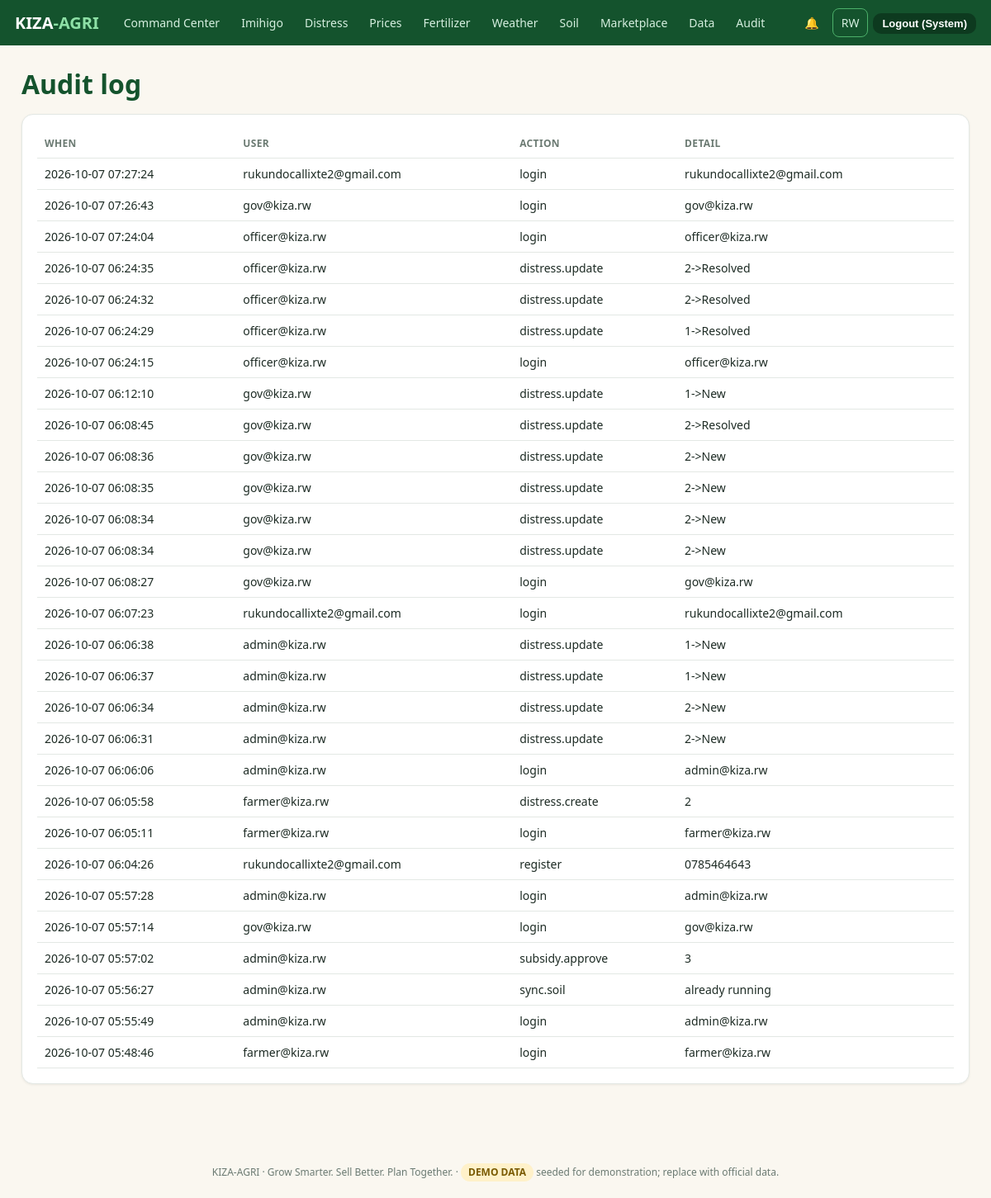
/admin/audit (signed in), run on the app's committed database.
### tables this page shows
CREATE TABLE users(id INTEGER PRIMARY KEY, name TEXT NOT NULL, email TEXT UNIQUE NOT NULL, phone TEXT, pw_hash TEXT NOT NULL,
  role TEXT NOT NULL CHECK(role IN ('farmer','buyer','extension','government','admin')), district TEXT, sector TEXT, lang TEXT DEFAULT 'en',
  status TEXT DEFAULT 'active', created_at TEXT DEFAULT CURRENT_TIMESTAMP);

CREATE TABLE audit_logs(id INTEGER PRIMARY KEY, user_id INTEGER, action TEXT, detail TEXT, ip TEXT, created_at TEXT DEFAULT CURRENT_TIMESTAMP);

### app.py (the view)
@app.get("/admin/audit")
@need("admin")
def admin_audit():
    logs = Q("SELECT a.*, u.name, u.email, u.role FROM audit_logs a LEFT JOIN users u ON u.id=a.user_id ORDER BY a.id DESC LIMIT 100")
    return render_template("audit.html", logs=logs)

### app.py (called while the page is built)
def _c():
    if "db" not in g: g.db = db.conn()
    return g.db

def Q(sql, a=()): return [dict(r) for r in _c().execute(sql, a).fetchall()]

def Q1(sql, a=()): r = _c().execute(sql, a).fetchone(); return dict(r) if r else None

@app.teardown_appcontext
def _close(e):
    if "db" in g: g.db.close()

def me(): return Q1("SELECT * FROM users WHERE id=?", (session["uid"],)) if session.get("uid") else None

def need(*roles):
    def deco(f):
        @wraps(f)
        def w(*a, **k):
            u = me()
            if not u or u["status"] != "active": session.clear(); return redirect("/login")
            if roles and u["role"] not in roles: abort(403)
            g.user = u; return f(*a, **k)
        return w
    return deco

@app.before_request
def csrf():
    if "csrf" not in session: session["csrf"] = secrets.token_hex(16)
    if request.method == "POST" and request.form.get("_csrf") != session["csrf"]:
        flash("Your page expired. Please try again.", "err")
        return redirect(request.path if request.path in ("/login", "/register") else (request.referrer or "/login"))

def tr(k): return RW.get(k, k) if session.get("lang") == "rw" else k

@app.context_processor
def ctx():
    u = me()
    n = Q1("SELECT COUNT(*) c FROM notifications WHERE user_id=? AND is_read=0", (u["id"],))["c"] if u else 0
    demo = bool(Q1("SELECT 1 x FROM market_prices WHERE source LIKE '%DEMO%' LIMIT 1") or
                Q1("SELECT 1 x FROM weather WHERE is_demo=1 LIMIT 1") or
                Q1("SELECT 1 x FROM soil_profiles WHERE is_demo=1 LIMIT 1"))
    return {"is_demo": demo, "user": u, "unread": n, "today": TODAY(), "t": tr, "lang": session.get("lang", "en"), "homes": HOME}

### db.py (called while the page is built)
def conn():
    c = sqlite3.connect(DB)
    c.row_factory = sqlite3.Row
    c.execute("PRAGMA foreign_keys=ON")
    return c

### templates/audit.html
{% extends 'base.html' %}{% block body %}<h1>Audit log</h1><div class="card tw"><table><tr><th>When</th><th>User</th><th>Action</th><th>Detail</th></tr>{% for l in logs %}<tr><td>{{l.created_at}}</td><td>{{l.email}}</td><td>{{l.action}}</td><td>{{l.detail}}</td></tr>{% endfor %}</table></div>{% endblock %}

### templates/base.html (shortened to what this page needs)
<!doctype html><html lang="en"><head><link rel="stylesheet" href="/static/style.css"></head><body>
<nav><a class="brand" href="/">KIZA<b>-AGRI</b></a>
{% if user %}{% set r = user.role %}
{% if r in ('extension','government','admin') %}<a class="l" href="/gov">{{ t('Command Center') }}</a><a class="l" href="/imihigo">Imihigo</a><a class="l" href="/distress/inbox">Distress</a><a class="l" href="/prices">{{ t('Prices') }}</a><a class="l" href="/rules">{{ t('Fertilizer') }}</a><a class="l" href="/weather">{{ t('Weather') }}</a><a class="l" href="/soil">{{ t('Soil') }}</a><a class="l" href="/market">{{ t('Marketplace') }}</a>{% endif %}
{% if r in ('government','admin') %}<a class="l" href="/admin/data">{{ t('Data') }}</a>{% endif %}{% if r=='admin' %}<a class="l" href="/audit">Audit</a>{% endif %}
<a class="l" href="/notifications">🔔{% if unread %} <span class="badge">{{unread}}</span>{% endif %}</a>
<a class="l" href="/lang/{{ 'en' if lang=='rw' else 'rw' }}" style="border:1px solid #4cb06a">{{ 'EN' if lang=='rw' else 'RW' }}</a>
<form method="post" action="/logout">{{ csrf_input() }}<button class="sm" style="background:#0d3a1f">{{ t('Logout') }} ({{ user.name.split()[0] }})</button></form>
{% else %}<span class="sp"></span><a class="l" href="/lang/{{ 'en' if lang=='rw' else 'rw' }}">{{ 'EN' if lang=='rw' else 'RW' }}</a><a class="l" href="/login">{{ t('Login') }}</a><a class="btn sm" href="/register">{{ t('Register') }}</a>{% endif %}</nav>
<main>{% for c,m in get_flashed_messages(with_categories=true) %}<div class="flash {{c}}">{{m}}</div>{% endfor %}{% block body %}{% endblock %}</main>
<footer>KIZA-AGRI · Grow Smarter. Sell Better. Plan Together. · {% if is_demo %}<span class="tag demo">DEMO DATA</span> seeded for demonstration; replace with official data.{% else %}Data loaded by administrators from official sources.{% endif %}</footer></body></html>

### static/style.css (style rules this page uses)
:root { --g1:#14532d;--g2:#1f7a43;--g3:#4cb06a;--g4:#e8f5ec;--earth:#8a5a2b;--sand:#faf7f0;--ink:#1d2b24;--mut:#6b7a72;--warn:#e6a118;--bad:#d64545;--ok:#2e9e5b;--line:#e3e8e4 }
* { box-sizing:border-box }
body { margin:0;font:16px/1.5 system-ui,Segoe UI,Roboto,sans-serif;color:var(--ink);background:var(--sand) }
a { color:var(--g2) }
h1,h2,h3 { line-height:1.2;margin:.2em 0 .5em;color:var(--g1) }
nav { background:var(--g1);color:#fff;display:flex;align-items:center;gap:6px;padding:10px 18px;flex-wrap:wrap;position:sticky;top:0;z-index:5 }
nav .brand { font-weight:800;font-size:20px;color:#fff;text-decoration:none;margin-right:14px }
nav .brand b { color:#8ee0a6 }
nav a.l { color:#d6efe0;text-decoration:none;padding:6px 10px;border-radius:8px;font-size:14px }
nav form { display:inline }
main { max-width:1180px;margin:0 auto;padding:22px 16px 60px }
.card { background:#fff;border:1px solid var(--line);border-radius:14px;padding:18px;margin-bottom:16px;box-shadow:0 1px 3px #0001 }
.btn,button { background:var(--g2);color:#fff;border:0;border-radius:10px;padding:9px 16px;font-size:15px;cursor:pointer;text-decoration:none;display:inline-block;font-weight:600 }
.btn.sm,button.sm { padding:5px 11px;font-size:13px }
table { width:100%;border-collapse:collapse;font-size:14px }
th,td { padding:8px 9px;border-bottom:1px solid var(--line);text-align:left;vertical-align:top }
th { color:var(--mut);font-size:12px;text-transform:uppercase;letter-spacing:.03em }
.tw { overflow-x:auto }
.tag { display:inline-block;padding:2px 9px;border-radius:99px;font-size:12px;font-weight:700;background:var(--g4);color:var(--g1) }
.tag.demo { background:#fff1c9;color:#7a5a00 }
footer { text-align:center;color:var(--mut);font-size:12px;padding:20px }

### data on the page
users: name "System"
audit_logs: created_at "2026-10-07 07:27:24", email "rukundocallixte2@gmail.com", action "login", detail "rukundocallixte2@gmail.com"
audit_logs: created_at "2026-10-07 07:26:43", email "gov@kiza.rw", action "login", detail "gov@kiza.rw"
audit_logs: created_at "2026-10-07 07:24:04", email "officer@kiza.rw", action "login", detail "officer@kiza.rw"
audit_logs: created_at "2026-10-07 06:24:35", email "officer@kiza.rw", action "distress.update", detail "2->Resolved"
audit_logs: created_at "2026-10-07 06:24:32", email "officer@kiza.rw", action "distress.update", detail "2->Resolved"
audit_logs: created_at "2026-10-07 06:24:29", email "officer@kiza.rw", action "distress.update", detail "1->Resolved"
audit_logs: created_at "2026-10-07 06:24:15", email "officer@kiza.rw", action "login", detail "officer@kiza.rw"
audit_logs: created_at "2026-10-07 06:12:10", email "gov@kiza.rw", action "distress.update", detail "1->New"
audit_logs: created_at "2026-10-07 06:08:45", email "gov@kiza.rw", action "distress.update", detail "2->Resolved"
audit_logs: created_at "2026-10-07 06:08:36", email "gov@kiza.rw", action "distress.update", detail "2->New"
audit_logs: created_at "2026-10-07 06:08:35", email "gov@kiza.rw", action "distress.update", detail "2->New"
audit_logs: created_at "2026-10-07 06:08:34", email "gov@kiza.rw", action "distress.update", detail "2->New"
audit_logs: created_at "2026-10-07 06:08:34", email "gov@kiza.rw", action "distress.update", detail "2->New"
audit_logs: created_at "2026-10-07 06:08:27", email "gov@kiza.rw", action "login", detail "gov@kiza.rw"
audit_logs: created_at "2026-10-07 06:07:23", email "rukundocallixte2@gmail.com", action "login", detail "rukundocallixte2@gmail.com"
audit_logs: created_at "2026-10-07 06:06:38", email "admin@kiza.rw", action "distress.update", detail "1->New"
audit_logs: created_at "2026-10-07 06:06:37", email "admin@kiza.rw", action "distress.update", detail "1->New"
audit_logs: created_at "2026-10-07 06:06:34", email "admin@kiza.rw", action "distress.update", detail "2->New"
audit_logs: created_at "2026-10-07 06:06:31", email "admin@kiza.rw", action "distress.update", detail "2->New"
audit_logs: created_at "2026-10-07 06:06:06", email "admin@kiza.rw", action "login", detail "admin@kiza.rw"
audit_logs: created_at "2026-10-07 06:05:58", email "farmer@kiza.rw", action "distress.create", detail "2"
audit_logs: created_at "2026-10-07 06:05:11", email "farmer@kiza.rw", action "login", detail "farmer@kiza.rw"
audit_logs: created_at "2026-10-07 06:04:26", email "rukundocallixte2@gmail.com", action "register", detail "0785464643"
audit_logs: created_at "2026-10-07 05:57:28", email "admin@kiza.rw", action "login", detail "admin@kiza.rw"
audit_logs: created_at "2026-10-07 05:57:14", email "gov@kiza.rw", action "login", detail "gov@kiza.rw"
audit_logs: created_at "2026-10-07 05:57:02", email "admin@kiza.rw", action "subsidy.approve", detail "3"
audit_logs: created_at "2026-10-07 05:56:27", email "admin@kiza.rw", action "sync.soil", detail "already running"
audit_logs: created_at "2026-10-07 05:55:49", email "admin@kiza.rw", action "login", detail "admin@kiza.rw"
audit_logs: created_at "2026-10-07 05:48:46", email "farmer@kiza.rw", action "login", detail "farmer@kiza.rw"

### other printed values
{{ t('Command Center') }} "Command Center"
{{ t('Prices') }} "Prices"
{{ t('Fertilizer') }} "Fertilizer"
{{ t('Weather') }} "Weather"
{{ t('Soil') }} "Soil"
{{ t('Marketplace') }} "Marketplace"
{{ t('Data') }} "Data"
{{ 'EN' if lang=='rw' else 'RW' }} "RW"
{{ t('Logout') }} "Logout"
